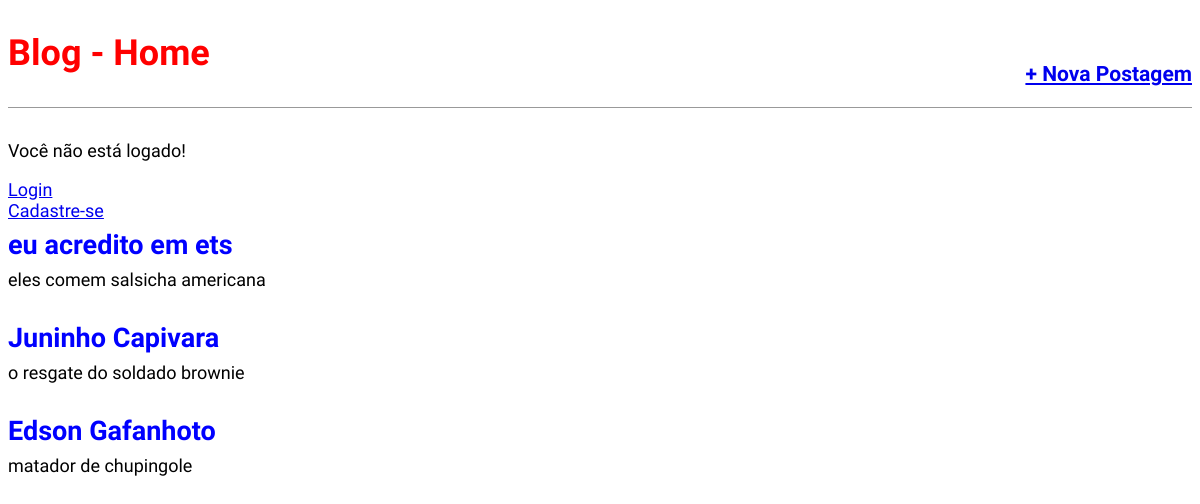
The page / on the database its author committed.
### blog/models.py (models this page shows, shortened)
class Post(models.Model):
    STATUS = (
        ('rascunho','Rascunho'),
        ('publicado','Publicado'),
    )
    titulo = models.CharField(max_length=250)
    slug   = models.SlugField(max_length=250) #https://site.com/noticias/campeonato-brasileiro-2020/01/02/2020
    autor  = models.ForeignKey(User,
                               on_delete=models.CASCADE)
    conteudo = models.TextField()
    publicado = models.DateTimeField(default=timezone.now)
    criado = models.DateTimeField(auto_now_add=True)
    alterado = models.DateTimeField(auto_now=True)
    status = models.CharField(max_length=10,
                              choices=STATUS,
                              default='rascunho')
    objects = models.Manager()
    published = PublishedManager()
    def get_absolute_url(self):
        return reverse('post_detail', args=[self.slug])
    class Meta:
        ordering = ('-publicado',)

### blog/views.py (the view)
# urls.py: path('', views.BlogListView.as_view(), name='home'),
class BlogListView(ListView):
    model = Post
    template_name = 'blog/home.html'

### blog/templates/blog/home.html (shortened to what this page needs)
{% extends 'base.html' %}
{% block content %}
    {% for post in object_list %}
    <div class="post-entry">
            <h2><a href="{{ post.get_absolute_url }}">{{ post.titulo }}</a></h2>
            <p>{{ post.conteudo }} </p>
    </div>
    {% endfor %}
{% endblock content %}

### statics/css/style.css (style rules this page uses)
body { font-family: 'Source Sans Pro', sans-serif; font-size: 18px; }
.post-entry { margin-bottom: 2rem; }
.post-entry h2 { margin: 0.5rem 0; }
.post-entry h2 a, .post-entry h2 a:visited { color: blue; text-decoration: none; }
.post-entry p { margin: 0; font-weight: 400; }

### rows shown on the page
Post: titulo "eu acredito em ets", conteudo "eles comem salsicha americana"
Post: titulo "Juninho Capivara", conteudo "o resgate do soldado brownie"
Post: titulo "Edson Gafanhoto", conteudo "matador de chupingole"
